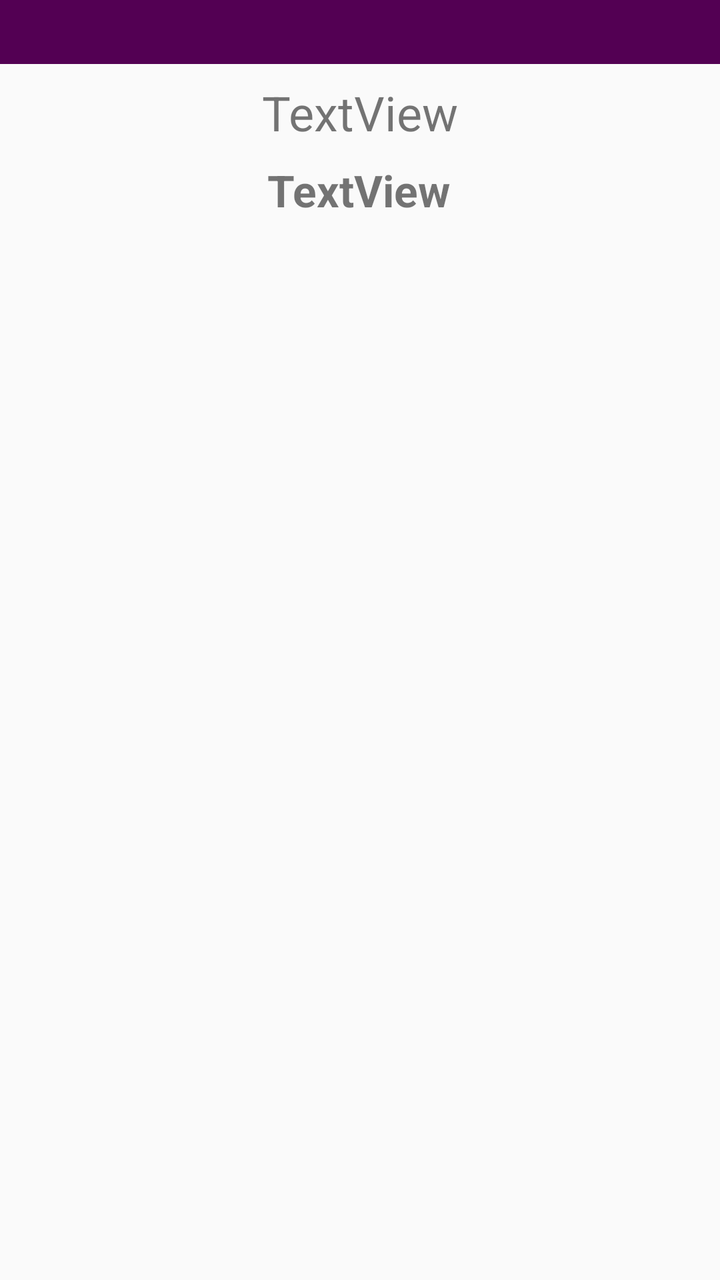
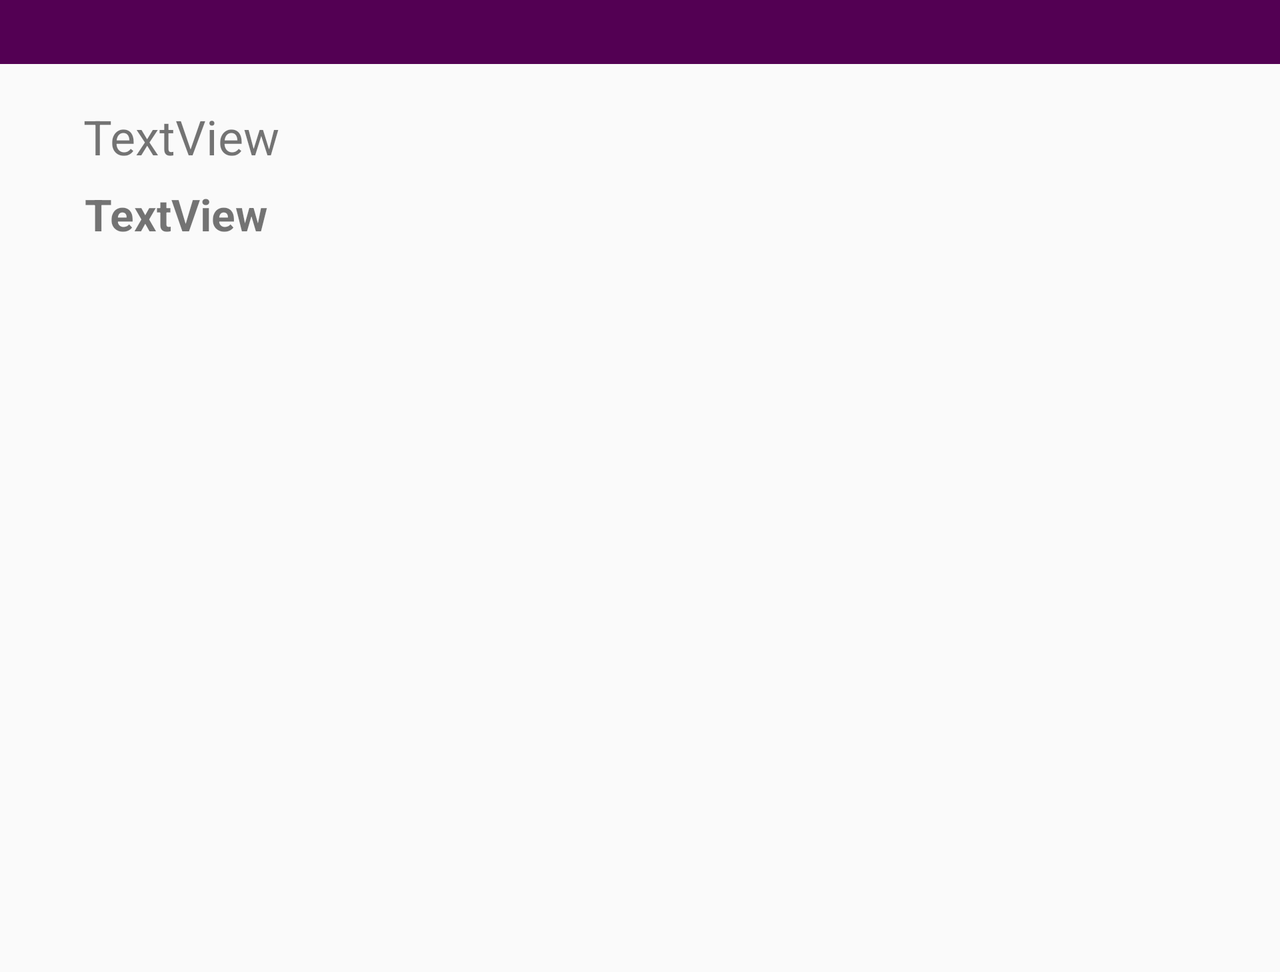

First picture: res/layout/ on a phone held upright. Second picture: the repository's own variant of that layout, on a device whose configuration matches the variant's folder. Source for both follows.
<!-- AndroidManifest.xml: application theme AppTheme -->
<!-- res/layout/activity_photo.xml -->
<?xml version="1.0" encoding="utf-8"?>
<ScrollView xmlns:android="http://schemas.android.com/apk/res/android"
    xmlns:app="http://schemas.android.com/apk/res-auto"
    xmlns:tools="http://schemas.android.com/tools"
    android:layout_width="match_parent"
    android:layout_height="match_parent"
    tools:context=".PhotoActivity">

    <androidx.constraintlayout.widget.ConstraintLayout
        android:layout_width="match_parent"
        android:layout_height="wrap_content">

        <TextView
            android:id="@+id/textView16"
            android:layout_width="wrap_content"
            android:layout_height="wrap_content"
            android:layout_marginTop="40dp"
            android:text="TextView"
            android:textSize="24sp"
            app:layout_constraintEnd_toEndOf="parent"
            app:layout_constraintStart_toStartOf="parent"
            app:layout_constraintTop_toTopOf="parent" />

        <TextView
            android:id="@+id/textView17"
            android:layout_width="wrap_content"
            android:layout_height="45dp"
            android:layout_marginTop="8dp"
            android:text="TextView"
            android:textAlignment="center"
            android:textSize="22sp"
            android:textStyle="bold"
            app:layout_constraintEnd_toEndOf="parent"
            app:layout_constraintHorizontal_bias="0.498"
            app:layout_constraintStart_toStartOf="parent"
            app:layout_constraintTop_toBottomOf="@+id/textView16" />


        <ImageView
            android:id="@+id/imageView"
            android:layout_width="358dp"
            android:layout_height="434dp"
            android:contentDescription="@string/fit_center"
            android:scaleType="fitCenter"
            app:layout_constraintEnd_toEndOf="parent"
            app:layout_constraintHorizontal_bias="0.496"
            app:layout_constraintStart_toStartOf="parent"
            app:layout_constraintTop_toBottomOf="@+id/textView17" />

        <ImageView
            android:id="@+id/logo"
            android:layout_width="91dp"
            android:layout_height="80dp"
            android:contentDescription="@string/fit_center"
            android:scaleType="fitCenter"
            app:layout_constraintBottom_toBottomOf="parent"
            app:layout_constraintEnd_toEndOf="parent"
            app:layout_constraintHorizontal_bias="0.49"
            app:layout_constraintStart_toStartOf="parent"
            app:layout_constraintTop_toTopOf="@+id/imageView"
            app:layout_constraintVertical_bias="1.0" />


    <TextView
        android:id="@+id/locs"
        android:layout_width="0dp"
        android:layout_height="32dp"
        android:background="@color/colorPrimary"
        android:gravity="center"
        android:textColor="#FFFFFF"
        android:textSize="18sp"
        app:layout_constraintEnd_toEndOf="parent"
        app:layout_constraintStart_toStartOf="parent"
        app:layout_constraintTop_toTopOf="parent" />

    </androidx.constraintlayout.widget.ConstraintLayout>
</ScrollView>
<!-- resources referenced by this layout -->
<resources>
  <color name="colorPrimary">#FF530053</color>
  <string name="fit_center">fit_center</string>
  <style name="AppTheme" parent="Theme.AppCompat.Light.DarkActionBar">
          
          <item name="colorPrimary">#778899</item>
          <item name="colorPrimaryDark">@color/colorPrimaryDark</item>
          <item name="colorAccent">@color/colorAccent</item>
  
      </style>
  <color name="colorPrimaryDark">#FF530053</color>
  <color name="colorAccent">#000000</color>
</resources>
<!-- res/layout-land/activity_photo.xml (the repository's variant of the layout above) -->
<!-- drawn on the phone turned sideways -->
<?xml version="1.0" encoding="utf-8"?>
<ScrollView xmlns:android="http://schemas.android.com/apk/res/android"
    xmlns:app="http://schemas.android.com/apk/res-auto"
    xmlns:tools="http://schemas.android.com/tools"
    android:layout_width="match_parent"
    android:layout_height="match_parent"
    tools:context=".PhotoActivity">

    <androidx.constraintlayout.widget.ConstraintLayout
        android:layout_width="match_parent"
        android:layout_height="wrap_content">


        <TextView
            android:id="@+id/textView16"
            android:layout_width="wrap_content"
            android:layout_height="wrap_content"
            android:layout_marginTop="52dp"
            android:text="TextView"
            android:textSize="24sp"
            app:layout_constraintEnd_toStartOf="@+id/imageView"
            app:layout_constraintHorizontal_bias="0.242"
            app:layout_constraintStart_toStartOf="parent"
            app:layout_constraintTop_toTopOf="parent" />


        <TextView
            android:id="@+id/textView17"
            android:layout_width="wrap_content"
            android:layout_height="45dp"
            android:layout_marginTop="8dp"
            android:text="TextView"
            android:textAlignment="center"
            android:textSize="22sp"
            android:textStyle="bold"
            app:layout_constraintEnd_toStartOf="@+id/imageView"
            app:layout_constraintHorizontal_bias="0.237"
            app:layout_constraintStart_toStartOf="parent"
            app:layout_constraintTop_toBottomOf="@+id/textView16" />

        <ImageView
            android:id="@+id/imageView"
            android:layout_width="358dp"
            android:layout_height="434dp"
            android:layout_marginTop="52dp"
            android:contentDescription="@string/fit_center"
            android:scaleType="fitCenter"
            app:layout_constraintEnd_toEndOf="parent"
            app:layout_constraintHorizontal_bias="0.957"
            app:layout_constraintStart_toStartOf="parent"
            app:layout_constraintTop_toTopOf="parent" />

        <ImageView
            android:id="@+id/logo"
            android:layout_width="126dp"
            android:layout_height="117dp"
            android:contentDescription="@string/fit_center"
            android:scaleType="fitCenter"
            app:layout_constraintBottom_toBottomOf="parent"
            app:layout_constraintEnd_toEndOf="parent"
            app:layout_constraintHorizontal_bias="0.084"
            app:layout_constraintStart_toStartOf="parent"
            app:layout_constraintTop_toTopOf="@+id/imageView"
            app:layout_constraintVertical_bias="0.419" />

        <TextView
        android:id="@+id/locs"
        android:layout_width="0dp"
        android:layout_height="32dp"
        android:background="@color/colorPrimary"
        android:gravity="center"
        android:textColor="#FFFFFF"
        android:textSize="18sp"
        app:layout_constraintEnd_toEndOf="parent"
        app:layout_constraintStart_toStartOf="parent"
        app:layout_constraintTop_toTopOf="parent" />

    </androidx.constraintlayout.widget.ConstraintLayout>
</ScrollView>
